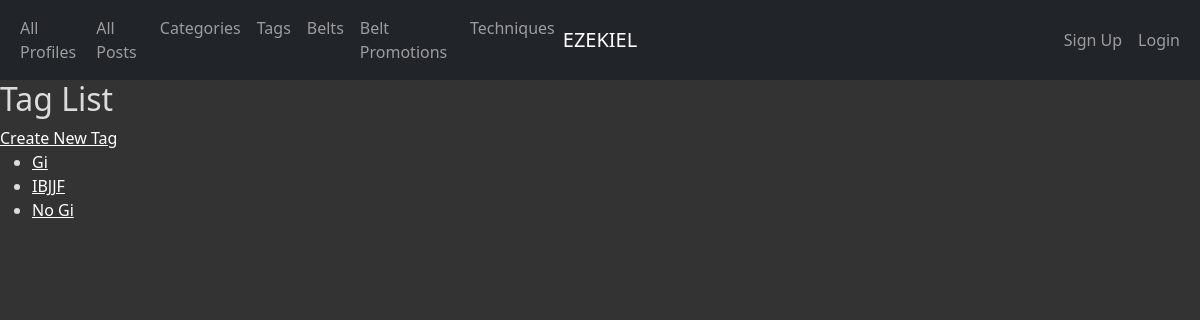
The app's page /tags/ with its own data.
### app_info/models.py (models this page shows, shortened)
class Tag(models.Model):
    tag_id = models.AutoField(primary_key=True)
    name = models.CharField(max_length=45)
    def __str__(self):
        return '%s' % (self.name)
    def get_absolute_url(self):
        return reverse('app_info_tag_detail_urlpattern',
                       kwargs={'pk': self.pk}
                       )
    class Meta:
        ordering = ['name']

### app_info/views.py (the view)
class TagList(ListView):
    model = Tag

### app_info/templates/app_info/tag_list.html (shortened to what this page needs)
{% extends 'app_info/base.html' %}
{% block content %}
<h2>Tag List</h2>
{% block create_button %}
    <a
            href="{% url 'app_info_tag_create_urlpattern' %}"
            class="button button-primary">
        Create New Tag</a>
{% endblock %}
<ul>
    {% for tag in tag_list %}
    <li>
        <a href="{{ tag.get_absolute_url }}">{{ tag }}</a>
    </li>
    {% empty %}
    <li><em>There are currently no tags available</em></li>
    {% endfor %}
</ul>
{% endblock %}

### static/app_info/cover.css (style rules this page uses)
a, a:focus, a:hover { color: #fff; }
html, body { height: 100%; background-color: #333; }
div, h2, h3, em, li, span, label, td, th, p { color: gainsboro; }

### records on screen
Tag: name "Gi"
Tag: name "IBJJF"
Tag: name "No Gi"
